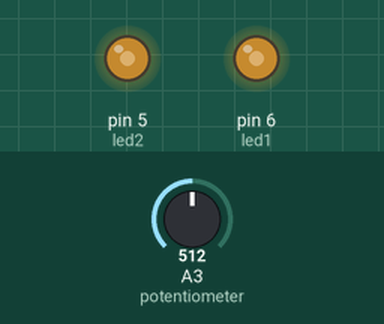
A sketch run on a simulated Arduino Uno, built with avr-gcc and run on an emulated ATmega328P. Parts: output pins drawn as LEDs (lit = HIGH). The inputs (shaded band) are chosen by the test bench; at power-on: A3 (potentiometer) = 512.

Above: at 1.2 s.
1.3 s: A3 (potentiometer) set to 716
At 1.6 s:
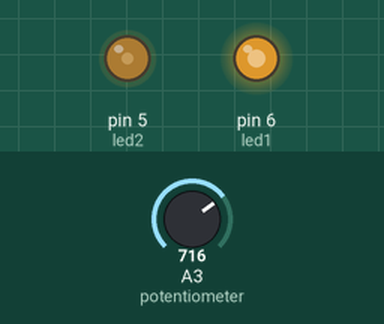
2.8 s: A3 (potentiometer) set to 900
At 4.0 s:
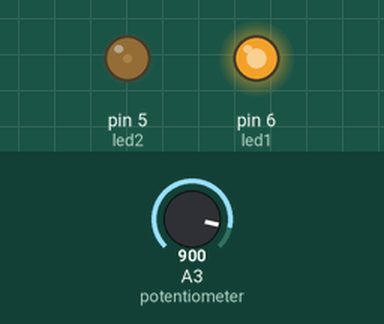
4.3 s: A3 (potentiometer) set to 1023
At 5.1 s:
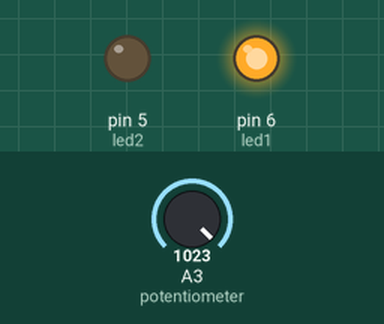
5.8 s: A3 (potentiometer) set to 306
At 6.3 s:
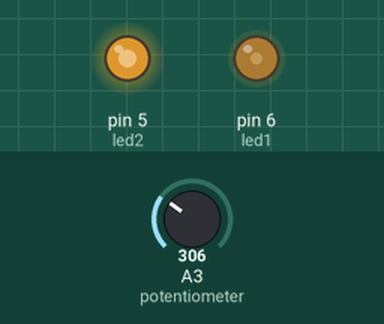
7.3 s: A3 (potentiometer) set to 122
At 8.6 s:
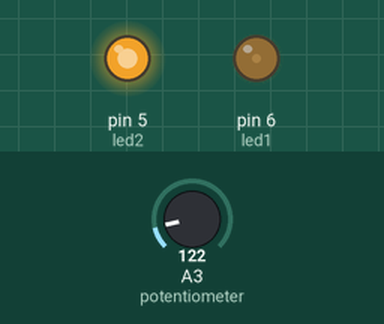
Timing chart, 0 to 9.8 s (numbered marks = the images above; inputs shaded):
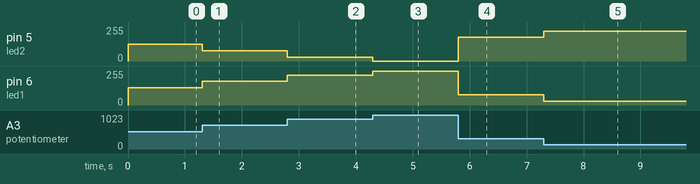

Measured:
- after the input at 1.3 s, pin 5 (led2): 127/255 → 76/255 at once; pin 6 (led1): 128/255 → 179/255 at once
- after the input at 2.8 s, pin 5 (led2): 76/255 → 30/255 at once; pin 6 (led1): 179/255 → 225/255 at once
- after the input at 4.3 s, pin 5 (led2): 30/255 → 0/255 at once; pin 6 (led1): 225/255 → 255/255 at once
- after the input at 5.8 s, pin 5 (led2): 0/255 → 179/255 at once; pin 6 (led1): 255/255 → 76/255 at once
- after the input at 7.3 s, pin 5 (led2): 179/255 → 225/255 at once; pin 6 (led1): 76/255 → 30/255 at once

The sketch:

potentiometer-two-leds.ino
```cpp
uint8_t led1 = 6;
uint8_t led2 = 5;
uint8_t potentiometer = A3;

void setup() {
  Serial.begin(9600);

  pinMode(led1, OUTPUT);
  pinMode(led2, OUTPUT);
}

void loop() {
  long value = analogRead(potentiometer);

  analogWrite(led1, value / 4);
  analogWrite(led2, 1023 - (value / 4));
}
```
